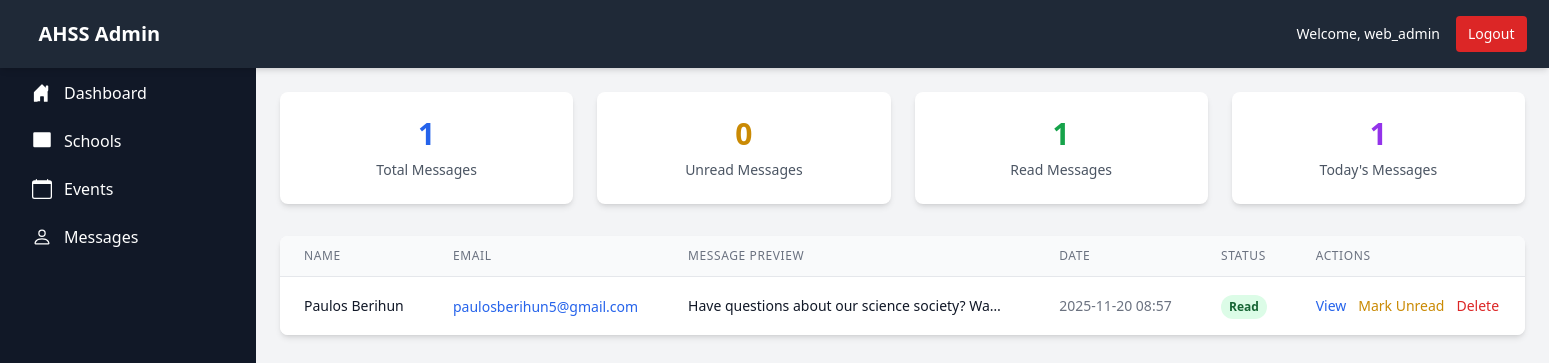
/admin/messages (signed in), run on the app's committed database.
### tables this page shows
CREATE TABLE contact_messages
                (id INTEGER PRIMARY KEY AUTOINCREMENT,
                name TEXT NOT NULL,
                email TEXT NOT NULL,
                message TEXT NOT NULL,
                is_read BOOLEAN DEFAULT 0,
                created_at TIMESTAMP DEFAULT CURRENT_TIMESTAMP);

### app.py (the view)
@app.route('/admin/messages')
@admin_required
def admin_messages():
    conn = get_db_connection()
    messages = conn.execute('''
        SELECT * FROM contact_messages
        ORDER BY created_at DESC
    ''').fetchall()
    total_messages = len(messages)
    unread_messages = sum(1 for m in messages if not m['is_read'])
    read_messages = total_messages - unread_messages
    today = datetime.now().strftime('%Y-%m-%d')
    today_messages = sum(1 for m in messages if m['created_at'].startswith(today))
    conn.close()
    return render_template('admin/messages.html',
                         messages=messages,
                         total_messages=total_messages,
                         unread_messages=unread_messages,
                         read_messages=read_messages,
                         today_messages=today_messages)

### app.py (called while the page is built)
def get_db_connection():
    conn = sqlite3.connect('site.db')
    conn.row_factory = sqlite3.Row
    return conn

def admin_required(f):
    @wraps(f)
    def decorated_function(*args, **kwargs):
        if 'admin_logged_in' not in session:
            return redirect(url_for('admin_login'))
        return f(*args, **kwargs)
    return decorated_function

### templates/admin/messages.html (shortened to what this page needs)
<!DOCTYPE html>
<html lang="en">
<head>
    <script src="https://cdn.tailwindcss.com"></script>
</head>
<body class="bg-gray-100">
    {% include 'admin/include/header.html' %}
    <div class="flex">
        {% include 'admin/include/sidebar.html' %}
        <main class="lg:ml-64 flex-1 p-6">
            <div class="max-w-7xl mx-auto">
                <div class="flex justify-between items-center mb-8">
                    <h1 class="text-3xl font-bold text-gray-800">Contact Messages</h1>
                    <span class="text-lg text-gray-600">{{ total_messages }} Total Messages</span>
                </div>
                <div class="grid grid-cols-1 md:grid-cols-2 lg:grid-cols-4 gap-6 mb-8">
                    <div class="bg-white rounded-lg shadow-md p-6">
                        <div class="text-center">
                            <div class="text-3xl font-bold text-blue-600">{{ total_messages }}</div>
                            <div class="text-sm text-gray-600 mt-2">Total Messages</div>
                        </div>
                    </div>
                    <div class="bg-white rounded-lg shadow-md p-6">
                        <div class="text-center">
                            <div class="text-3xl font-bold text-yellow-600">{{ unread_messages }}</div>
                            <div class="text-sm text-gray-600 mt-2">Unread Messages</div>
                        </div>
                    </div>
                    <div class="bg-white rounded-lg shadow-md p-6">
                        <div class="text-center">
                            <div class="text-3xl font-bold text-green-600">{{ read_messages }}</div>
                            <div class="text-sm text-gray-600 mt-2">Read Messages</div>
                        </div>
                    </div>
                    <div class="bg-white rounded-lg shadow-md p-6">
                        <div class="text-center">
                            <div class="text-3xl font-bold text-purple-600">{{ today_messages }}</div>
                            <div class="text-sm text-gray-600 mt-2">Today's Messages</div>
                        </div>
                    </div>
                </div>
                <div class="bg-white rounded-lg shadow-md overflow-hidden">
                    <div class="overflow-x-auto">
                        <table class="min-w-full divide-y divide-gray-200">
                            <thead class="bg-gray-50">
                                <tr>
                                    <th class="px-6 py-3 text-left text-xs font-medium text-gray-500 uppercase tracking-wider">Name</th>
                                    <th class="px-6 py-3 text-left text-xs font-medium text-gray-500 uppercase tracking-wider">Email</th>
                                    <th class="px-6 py-3 text-left text-xs font-medium text-gray-500 uppercase tracking-wider">Message Preview</th>
                                    <th class="px-6 py-3 text-left text-xs font-medium text-gray-500 uppercase tracking-wider">Date</th>
                                    <th class="px-6 py-3 text-left text-xs font-medium text-gray-500 uppercase tracking-wider">Status</th>
                                    <th class="px-6 py-3 text-left text-xs font-medium text-gray-500 uppercase tracking-wider">Actions</th>
                                </tr>
                            </thead>
                            <tbody class="bg-white divide-y divide-gray-200">
                                {% for message in messages %}
                                <tr class="hover:bg-gray-50 {% if not message.is_read %}bg-blue-50{% endif %}">
                                    <td class="px-6 py-4 whitespace-nowrap">
                                        <div class="flex items-center">
                                            <div class="text-sm font-medium text-gray-900">{{ message.name }}</div>
                                        </div>
                                    </td>
                                    <td class="px-6 py-4 whitespace-nowrap">
                                        <a href="mailto:{{ message.email }}" class="text-sm text-blue-600 hover:text-blue-900">
                                            {{ message.email }}
                                        </a>
                                    </td>
                                    <td class="px-6 py-4">
                                        <div class="text-sm text-gray-900 max-w-xs truncate">
                                            {{ message.message[:80] }}{% if message.message|length > 80 %}...{% endif %}
                                        </div>
                                    </td>
                                    <td class="px-6 py-4 whitespace-nowrap">
                                        <div class="text-sm text-gray-500">{{ message.created_at[:16] }}</div>
                                    </td>
                                    <td class="px-6 py-4 whitespace-nowrap">
                                        {% if message.is_read %}
                                            <span class="inline-flex px-2 py-1 text-xs font-semibold rounded-full bg-green-100 text-green-800">
                                                Read
                                            </span>
                                        {% else %}
                                            <span class="inline-flex px-2 py-1 text-xs font-semibold rounded-full bg-yellow-100 text-yellow-800">
                                                Unread
                                            </span>
                                        {% endif %}
                                    </td>
                                    <td class="px-6 py-4 whitespace-nowrap text-sm font-medium">
                                        <div class="flex space-x-3">
                                            <a href="{{ url_for('view_message', message_id=message.id) }}"
                                               class="text-blue-600 hover:text-blue-900">View</a>
                                            {% if not message.is_read %}
                                            <a href="{{ url_for('mark_message_read', message_id=message.id) }}"
                                               class="text-green-600 hover:text-green-900">Mark Read</a>
                                            {% else %}
                                            <a href="{{ url_for('mark_message_unread', message_id=message.id) }}"
                                               class="text-yellow-600 hover:text-yellow-900">Mark Unread</a>
                                            {% endif %}
                                            <a href="{{ url_for('delete_message', message_id=message.id) }}"
                                               onclick="return confirm('Are you sure you want to delete this message?')"
                                               class="text-red-600 hover:text-red-900">Delete</a>
                                        </div>
                                    </td>
                                </tr>
                                {% endfor %}
                            </tbody>
                        </table>
                    </div>
                </div>
            </div>
        </main>
    </div>
</body>
</html>

### data on the page
contact_messages: name "Paulos Berihun", email "paulosberihun5@gmail.com", message "Have questions about our science society? Wa…", created_at "2025-11-20 08:57", is_read "Read"

### other printed values
{{ session.admin_username }} "web_admin"
{{ total_messages }} "1"
{{ unread_messages }} "0"
{{ read_messages }} "1"
{{ today_messages }} "1"
